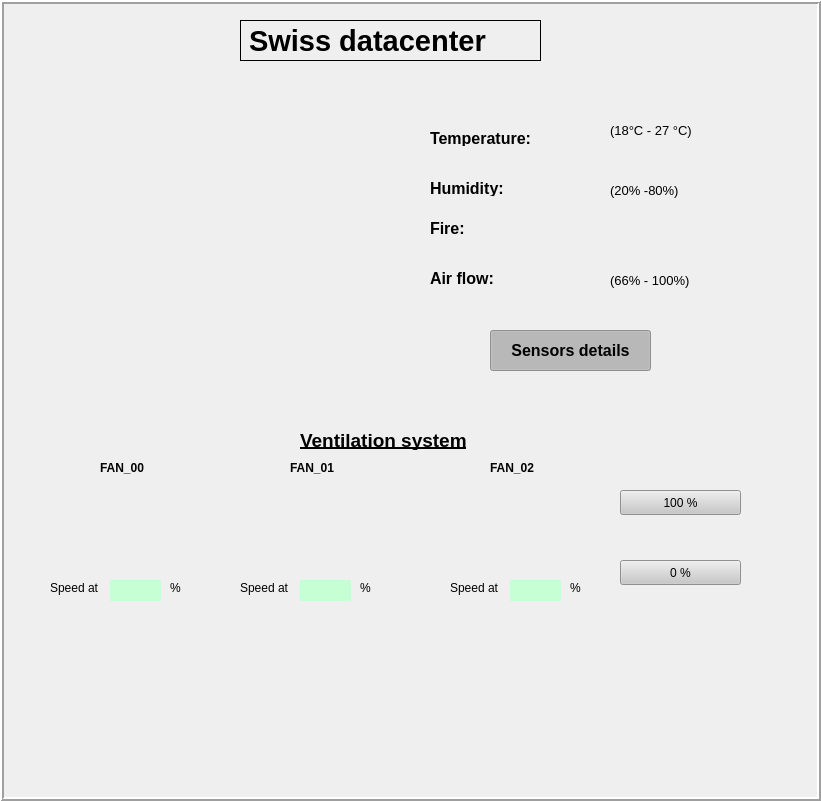
   <widget class="QFrame" name="datacenter_ch">
    <property name="geometry">
     <rect>
      <x>0</x>
      <y>0</y>
      <width>821</width>
      <height>801</height>
     </rect>
    </property>
    <property name="frameShape">
     <enum>QFrame::Box</enum>
    </property>
    <property name="frameShadow">
     <enum>QFrame::Raised</enum>
    </property>
    <property name="lineWidth">
     <number>2</number>
    </property>
    <widget class="QPixmapWidget" name="qPixmapWidget_4">
     <property name="geometry">
      <rect>
       <x>10</x>
       <y>80</y>
       <width>391</width>
       <height>331</height>
      </rect>
     </property>
     <property name="pixmap">
      <pixmap>images/cern_ch.jpg</pixmap>
     </property>
     <property name="aspectRatioMode">
      <enum>Qt::IgnoreAspectRatio</enum>
     </property>
    </widget>
    <widget class="QFrame" name="frame_vent_ch">
     <property name="geometry">
      <rect>
       <x>10</x>
       <y>410</y>
       <width>801</width>
       <height>221</height>
      </rect>
     </property>
     <property name="frameShape">
      <enum>QFrame::NoFrame</enum>
     </property>
     <property name="frameShadow">
      <enum>QFrame::Raised</enum>
     </property>
     <property name="lineWidth">
      <number>1</number>
     </property>
     <widget class="QWidget" name="widget_fan00_ch" native="true">
      <property name="geometry">
       <rect>
        <x>10</x>
        <y>50</y>
        <width>201</width>
        <height>171</height>
       </rect>
      </property>
      <widget class="QPixmapWidget" name="qPixmapWidget">
       <property name="geometry">
        <rect>
         <x>50</x>
         <y>10</y>
         <width>111</width>
         <height>101</height>
        </rect>
       </property>
       <property name="pixmap">
        <pixmap>images/fan.png</pixmap>
       </property>
      </widget>
      <widget class="QLabel" name="label">
       <property name="geometry">
        <rect>
         <x>80</x>
         <y>0</y>
         <width>58</width>
         <height>15</height>
        </rect>
       </property>
       <property name="font">
        <font>
         <weight>75</weight>
         <bold>true</bold>
        </font>
       </property>
       <property name="text">
        <string>FAN_00</string>
       </property>
      </widget>
      <widget class="TaurusLabelEditRW" name="taurusLabelEditRW">
       <property name="geometry">
        <rect>
         <x>90</x>
         <y>120</y>
         <width>51</width>
         <height>21</height>
        </rect>
       </property>
       <property name="toolTip">
        <string>Edit the value to change fan speed</string>
       </property>
       <property name="styleSheet">
        <string notr="true">background-color: rgb(198, 255, 212);</string>
       </property>
       <property name="model">
        <string>epfl/vds/1/fan_00</string>
       </property>
      </widget>
      <widget class="QLabel" name="label_15">
       <property name="geometry">
        <rect>
         <x>30</x>
         <y>120</y>
         <width>57</width>
         <height>15</height>
        </rect>
       </property>
       <property name="text">
        <string>Speed at</string>
       </property>
      </widget>
      <widget class="QLabel" name="label_16">
       <property name="geometry">
        <rect>
         <x>150</x>
         <y>120</y>
         <width>16</width>
         <height>16</height>
        </rect>
       </property>
       <property name="text">
        <string>%</string>
       </property>
      </widget>
     </widget>
     <widget class="QWidget" name="widget_fan01_ch" native="true">
      <property name="geometry">
       <rect>
        <x>200</x>
        <y>50</y>
        <width>191</width>
        <height>171</height>
       </rect>
      </property>
      <widget class="QPixmapWidget" name="qPixmapWidget_2">
       <property name="geometry">
        <rect>
         <x>50</x>
         <y>10</y>
         <width>111</width>
         <height>101</height>
        </rect>
       </property>
       <property name="pixmap">
        <pixmap>images/fan.png</pixmap>
       </property>
      </widget>
      <widget class="QLabel" name="label_2">
       <property name="geometry">
        <rect>
         <x>80</x>
         <y>0</y>
         <width>58</width>
         <height>15</height>
        </rect>
       </property>
       <property name="font">
        <font>
         <weight>75</weight>
         <bold>true</bold>
        </font>
       </property>
       <property name="text">
        <string>FAN_01</string>
       </property>
      </widget>
      <widget class="QLabel" name="label_17">
       <property name="geometry">
        <rect>
         <x>150</x>
         <y>120</y>
         <width>16</width>
         <height>16</height>
        </rect>
       </property>
       <property name="text">
        <string>%</string>
       </property>
      </widget>
      <widget class="TaurusLabelEditRW" name="taurusLabelEditRW_2">
       <property name="geometry">
        <rect>
         <x>90</x>
         <y>120</y>
         <width>51</width>
         <height>21</height>
        </rect>
       </property>
       <property name="toolTip">
        <string>Edit the value to change fan speed</string>
       </property>
       <property name="styleSheet">
        <string notr="true">background-color: rgb(198, 255, 212);</string>
       </property>
       <property name="model">
        <string>epfl/vds/1/fan_01</string>
       </property>
      </widget>
      <widget class="QLabel" name="label_18">
       <property name="geometry">
        <rect>
         <x>30</x>
         <y>120</y>
         <width>57</width>
         <height>15</height>
        </rect>
       </property>
       <property name="text">
        <string>Speed at</string>
       </property>
      </widget>
     </widget>
     <widget class="QWidget" name="widget_fan02_ch" native="true">
      <property name="geometry">
       <rect>
        <x>410</x>
        <y>50</y>
        <width>181</width>
        <height>171</height>
       </rect>
      </property>
      <widget class="QPixmapWidget" name="qPixmapWidget_3">
       <property name="geometry">
        <rect>
         <x>40</x>
         <y>10</y>
         <width>111</width>
         <height>101</height>
        </rect>
       </property>
       <property name="pixmap">
        <pixmap>images/fan.png</pixmap>
       </property>
      </widget>
      <widget class="QLabel" name="label_3">
       <property name="geometry">
        <rect>
         <x>70</x>
         <y>0</y>
         <width>58</width>
         <height>15</height>
        </rect>
       </property>
       <property name="font">
        <font>
         <weight>75</weight>
         <bold>true</bold>
        </font>
       </property>
       <property name="text">
        <string>FAN_02</string>
       </property>
      </widget>
      <widget class="QLabel" name="label_20">
       <property name="geometry">
        <rect>
         <x>30</x>
         <y>120</y>
         <width>57</width>
         <height>15</height>
        </rect>
       </property>
       <property name="text">
        <string>Speed at</string>
       </property>
      </widget>
      <widget class="QLabel" name="label_19">
       <property name="geometry">
        <rect>
         <x>150</x>
         <y>120</y>
         <width>16</width>
         <height>16</height>
        </rect>
       </property>
       <property name="text">
        <string>%</string>
       </property>
      </widget>
      <widget class="TaurusLabelEditRW" name="taurusLabelEditRW_3">
       <property name="geometry">
        <rect>
         <x>90</x>
         <y>120</y>
         <width>51</width>
         <height>21</height>
        </rect>
       </property>
       <property name="toolTip">
        <string>Edit the value to change fan speed</string>
       </property>
       <property name="styleSheet">
        <string notr="true">background-color: rgb(198, 255, 212);</string>
       </property>
       <property name="model">
        <string>epfl/vds/2/fan_02</string>
       </property>
      </widget>
     </widget>
     <widget class="TaurusCommandButton" name="taurusCommandButton_7">
      <property name="geometry">
       <rect>
        <x>610</x>
        <y>80</y>
        <width>121</width>
        <height>25</height>
       </rect>
      </property>
      <property name="styleSheet">
       <string notr="true">background-color: rgb(200, 200, 200);</string>
      </property>
      <property name="text">
       <string>100 %</string>
      </property>
      <property name="Model">
       <string>epfl/vds/1</string>
      </property>
      <property name="Command">
       <string>start</string>
      </property>
     </widget>
     <widget class="TaurusCommandButton" name="taurusCommandButton_8">
      <property name="geometry">
       <rect>
        <x>610</x>
        <y>150</y>
        <width>121</width>
        <height>25</height>
       </rect>
      </property>
      <property name="styleSheet">
       <string notr="true">background-color: rgb(200, 200, 200);</string>
      </property>
      <property name="text">
       <string>0 %</string>
      </property>
      <property name="Model">
       <string>epfl/vds/1</string>
      </property>
      <property name="Command">
       <string>stop</string>
      </property>
     </widget>
     <widget class="QLabel" name="label_4">
      <property name="geometry">
       <rect>
        <x>290</x>
        <y>20</y>
        <width>211</width>
        <height>20</height>
       </rect>
      </property>
      <property name="font">
       <font>
        <pointsize>14</pointsize>
        <weight>75</weight>
        <bold>true</bold>
        <underline>true</underline>
       </font>
      </property>
      <property name="frameShape">
       <enum>QFrame::NoFrame</enum>
      </property>
      <property name="text">
       <string>Ventilation system</string>
      </property>
     </widget>
    </widget>
    <widget class="QLabel" name="label_11">
     <property name="geometry">
      <rect>
       <x>430</x>
       <y>130</y>
       <width>141</width>
       <height>16</height>
      </rect>
     </property>
     <property name="font">
      <font>
       <pointsize>12</pointsize>
       <weight>75</weight>
       <bold>true</bold>
      </font>
     </property>
     <property name="text">
      <string>Temperature: </string>
     </property>
    </widget>
    <widget class="QLabel" name="label_12">
     <property name="geometry">
      <rect>
       <x>430</x>
       <y>180</y>
       <width>101</width>
       <height>16</height>
      </rect>
     </property>
     <property name="font">
      <font>
       <pointsize>12</pointsize>
       <weight>75</weight>
       <bold>true</bold>
      </font>
     </property>
     <property name="text">
      <string>Humidity:</string>
     </property>
    </widget>
    <widget class="TaurusLed" name="taurusLed_3">
     <property name="geometry">
      <rect>
       <x>560</x>
       <y>120</y>
       <width>31</width>
       <height>31</height>
      </rect>
     </property>
     <property name="ledInverted">
      <bool>false</bool>
     </property>
     <property name="ledPattern" stdset="0">
      <string>:leds/images256/led_{color}_on.png</string>
     </property>
     <property name="model">
      <string>epfl/vds/2/temp_alarm</string>
     </property>
     <property name="onColor">
      <string>red</string>
     </property>
     <property name="offColor">
      <string>green</string>
     </property>
    </widget>
    <widget class="TaurusLed" name="taurusLed_2">
     <property name="geometry">
      <rect>
       <x>560</x>
       <y>170</y>
       <width>31</width>
       <height>31</height>
      </rect>
     </property>
     <property name="ledInverted">
      <bool>false</bool>
     </property>
     <property name="ledPattern" stdset="0">
      <string>:leds/images256/led_{color}_on.png</string>
     </property>
     <property name="model">
      <string>epfl/vds/1/hum_alarm</string>
     </property>
     <property name="onColor">
      <string>red</string>
     </property>
     <property name="offColor">
      <string>green</string>
     </property>
    </widget>
    <widget class="QLabel" name="label_13">
     <property name="geometry">
      <rect>
       <x>430</x>
       <y>220</y>
       <width>91</width>
       <height>16</height>
      </rect>
     </property>
     <property name="font">
      <font>
       <pointsize>12</pointsize>
       <weight>75</weight>
       <bold>true</bold>
      </font>
     </property>
     <property name="text">
      <string>Fire:</string>
     </property>
    </widget>
    <widget class="TaurusLed" name="taurusLed_4">
     <property name="geometry">
      <rect>
       <x>560</x>
       <y>210</y>
       <width>31</width>
       <height>31</height>
      </rect>
     </property>
     <property name="ledInverted">
      <bool>false</bool>
     </property>
     <property name="ledPattern" stdset="0">
      <string>:leds/images256/led_{color}_on.png</string>
     </property>
     <property name="model">
      <string>epfl/vds/2/fire_alarm</string>
     </property>
     <property name="onColor">
      <string>red</string>
     </property>
     <property name="offColor">
      <string>green</string>
     </property>
    </widget>
    <widget class="QPushButton" name="btn_details_ch">
     <property name="geometry">
      <rect>
       <x>490</x>
       <y>330</y>
       <width>161</width>
       <height>41</height>
      </rect>
     </property>
     <property name="font">
      <font>
       <pointsize>12</pointsize>
       <weight>75</weight>
       <bold>true</bold>
      </font>
     </property>
     <property name="styleSheet">
      <string notr="true">background-color: rgb(200, 200, 200);</string>
     </property>
     <property name="text">
      <string>Sensors details</string>
     </property>
     <property name="checkable">
      <bool>true</bool>
     </property>
     <property name="checked">
      <bool>true</bool>
     </property>
     <property name="autoDefault">
      <bool>false</bool>
     </property>
    </widget>
    <widget class="QLabel" name="label_14">
     <property name="geometry">
      <rect>
       <x>240</x>
       <y>20</y>
       <width>301</width>
       <height>41</height>
      </rect>
     </property>
     <property name="font">
      <font>
       <pointsize>22</pointsize>
       <weight>75</weight>
       <bold>true</bold>
      </font>
     </property>
     <property name="frameShape">
      <enum>QFrame::Box</enum>
     </property>
     <property name="text">
      <string>Swiss datacenter</string>
     </property>
    </widget>
    <widget class="TaurusLed" name="taurusLed">
     <property name="geometry">
      <rect>
       <x>560</x>
       <y>260</y>
       <width>31</width>
       <height>31</height>
      </rect>
     </property>
     <property name="ledInverted">
      <bool>false</bool>
     </property>
     <property name="ledPattern" stdset="0">
      <string>:leds/images256/led_{color}_on.png</string>
     </property>
     <property name="model">
      <string>epfl/vds/1/air_flow_alarm</string>
     </property>
     <property name="onColor">
      <string>red</string>
     </property>
     <property name="offColor">
      <string>green</string>
     </property>
    </widget>
    <widget class="QLabel" name="label_9">
     <property name="geometry">
      <rect>
       <x>430</x>
       <y>270</y>
       <width>81</width>
       <height>16</height>
      </rect>
     </property>
     <property name="font">
      <font>
       <pointsize>12</pointsize>
       <weight>75</weight>
       <bold>true</bold>
      </font>
     </property>
     <property name="text">
      <string>Air flow:</string>
     </property>
    </widget>
    <widget class="QLabel" name="label_8">
     <property name="geometry">
      <rect>
       <x>610</x>
       <y>120</y>
       <width>101</width>
       <height>21</height>
      </rect>
     </property>
     <property name="font">
      <font>
       <pointsize>10</pointsize>
      </font>
     </property>
     <property name="text">
      <string>(18°C - 27 °C)</string>
     </property>
    </widget>
    <widget class="QLabel" name="label_10">
     <property name="geometry">
      <rect>
       <x>610</x>
       <y>180</y>
       <width>101</width>
       <height>21</height>
      </rect>
     </property>
     <property name="font">
      <font>
       <pointsize>10</pointsize>
      </font>
     </property>
     <property name="text">
      <string>(20% -80%)</string>
     </property>
    </widget>
    <widget class="QLabel" name="label_21">
     <property name="geometry">
      <rect>
       <x>610</x>
       <y>270</y>
       <width>101</width>
       <height>21</height>
      </rect>
     </property>
     <property name="font">
      <font>
       <pointsize>10</pointsize>
      </font>
     </property>
     <property name="text">
      <string>(66% - 100%)</string>
     </property>
    </widget>
   </widget>
